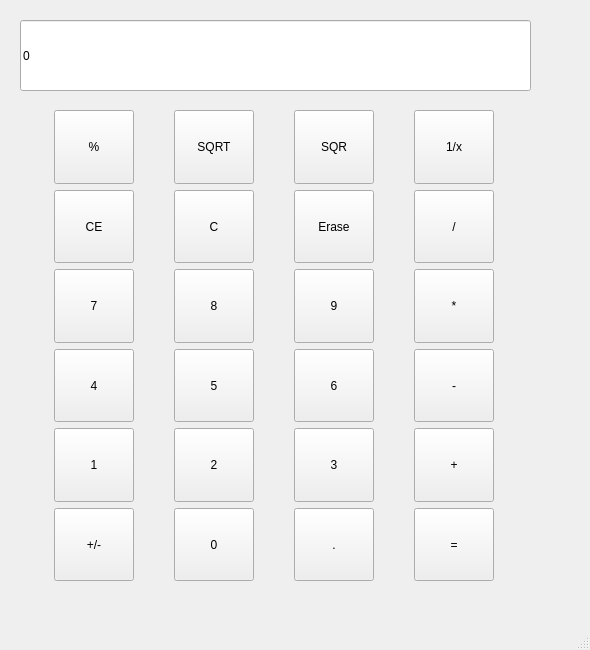
<?xml version="1.0" encoding="UTF-8"?>
<ui version="4.0">
 <class>MainWindow</class>
 <widget class="QMainWindow" name="MainWindow">
  <property name="geometry">
   <rect>
    <x>0</x>
    <y>0</y>
    <width>590</width>
    <height>650</height>
   </rect>
  </property>
  <property name="windowTitle">
   <string>MainWindow</string>
  </property>
  <widget class="QWidget" name="centralwidget">
   <widget class="QWidget" name="gridLayoutWidget">
    <property name="geometry">
     <rect>
      <x>20</x>
      <y>110</y>
      <width>511</width>
      <height>471</height>
     </rect>
    </property>
    <property name="sizePolicy">
     <sizepolicy hsizetype="Fixed" vsizetype="Expanding">
      <horstretch>0</horstretch>
      <verstretch>0</verstretch>
     </sizepolicy>
    </property>
    <layout class="QGridLayout" name="gridLayout">
     <item row="2" column="1">
      <widget class="QPushButton" name="_8_btn">
       <property name="sizePolicy">
        <sizepolicy hsizetype="Fixed" vsizetype="Expanding">
         <horstretch>0</horstretch>
         <verstretch>0</verstretch>
        </sizepolicy>
       </property>
       <property name="text">
        <string>8</string>
       </property>
      </widget>
     </item>
     <item row="1" column="3">
      <widget class="QPushButton" name="nanugi_btn">
       <property name="sizePolicy">
        <sizepolicy hsizetype="Fixed" vsizetype="Expanding">
         <horstretch>0</horstretch>
         <verstretch>0</verstretch>
        </sizepolicy>
       </property>
       <property name="text">
        <string>/</string>
       </property>
      </widget>
     </item>
     <item row="5" column="0">
      <widget class="QPushButton" name="_pm_btn">
       <property name="sizePolicy">
        <sizepolicy hsizetype="Fixed" vsizetype="Expanding">
         <horstretch>0</horstretch>
         <verstretch>0</verstretch>
        </sizepolicy>
       </property>
       <property name="text">
        <string>+/-</string>
       </property>
      </widget>
     </item>
     <item row="5" column="3">
      <widget class="QPushButton" name="equal_btn">
       <property name="sizePolicy">
        <sizepolicy hsizetype="Fixed" vsizetype="Expanding">
         <horstretch>0</horstretch>
         <verstretch>0</verstretch>
        </sizepolicy>
       </property>
       <property name="text">
        <string>=</string>
       </property>
      </widget>
     </item>
     <item row="5" column="1">
      <widget class="QPushButton" name="_0_btn">
       <property name="sizePolicy">
        <sizepolicy hsizetype="Fixed" vsizetype="Expanding">
         <horstretch>0</horstretch>
         <verstretch>0</verstretch>
        </sizepolicy>
       </property>
       <property name="text">
        <string>0</string>
       </property>
      </widget>
     </item>
     <item row="0" column="2">
      <widget class="QPushButton" name="sqr_btn">
       <property name="sizePolicy">
        <sizepolicy hsizetype="Fixed" vsizetype="Expanding">
         <horstretch>0</horstretch>
         <verstretch>0</verstretch>
        </sizepolicy>
       </property>
       <property name="text">
        <string>SQR</string>
       </property>
      </widget>
     </item>
     <item row="5" column="2">
      <widget class="QPushButton" name="dot_btn">
       <property name="sizePolicy">
        <sizepolicy hsizetype="Fixed" vsizetype="Expanding">
         <horstretch>0</horstretch>
         <verstretch>0</verstretch>
        </sizepolicy>
       </property>
       <property name="text">
        <string>.</string>
       </property>
      </widget>
     </item>
     <item row="1" column="0">
      <widget class="QPushButton" name="ce_btn">
       <property name="sizePolicy">
        <sizepolicy hsizetype="Fixed" vsizetype="Expanding">
         <horstretch>0</horstretch>
         <verstretch>0</verstretch>
        </sizepolicy>
       </property>
       <property name="text">
        <string>CE</string>
       </property>
      </widget>
     </item>
     <item row="3" column="1">
      <widget class="QPushButton" name="_5_btn">
       <property name="sizePolicy">
        <sizepolicy hsizetype="Fixed" vsizetype="Expanding">
         <horstretch>0</horstretch>
         <verstretch>0</verstretch>
        </sizepolicy>
       </property>
       <property name="text">
        <string>5</string>
       </property>
      </widget>
     </item>
     <item row="2" column="0">
      <widget class="QPushButton" name="_7_btn">
       <property name="sizePolicy">
        <sizepolicy hsizetype="Fixed" vsizetype="Expanding">
         <horstretch>0</horstretch>
         <verstretch>0</verstretch>
        </sizepolicy>
       </property>
       <property name="text">
        <string>7</string>
       </property>
      </widget>
     </item>
     <item row="3" column="2">
      <widget class="QPushButton" name="_6_btn">
       <property name="sizePolicy">
        <sizepolicy hsizetype="Fixed" vsizetype="Expanding">
         <horstretch>0</horstretch>
         <verstretch>0</verstretch>
        </sizepolicy>
       </property>
       <property name="text">
        <string>6</string>
       </property>
      </widget>
     </item>
     <item row="2" column="3">
      <widget class="QPushButton" name="_gobhagi_btn">
       <property name="sizePolicy">
        <sizepolicy hsizetype="Fixed" vsizetype="Expanding">
         <horstretch>0</horstretch>
         <verstretch>0</verstretch>
        </sizepolicy>
       </property>
       <property name="text">
        <string>*</string>
       </property>
      </widget>
     </item>
     <item row="3" column="3">
      <widget class="QPushButton" name="_minus_btn">
       <property name="sizePolicy">
        <sizepolicy hsizetype="Fixed" vsizetype="Expanding">
         <horstretch>0</horstretch>
         <verstretch>0</verstretch>
        </sizepolicy>
       </property>
       <property name="text">
        <string>-</string>
       </property>
      </widget>
     </item>
     <item row="4" column="1">
      <widget class="QPushButton" name="_2_btn">
       <property name="sizePolicy">
        <sizepolicy hsizetype="Fixed" vsizetype="Expanding">
         <horstretch>0</horstretch>
         <verstretch>0</verstretch>
        </sizepolicy>
       </property>
       <property name="text">
        <string>2</string>
       </property>
      </widget>
     </item>
     <item row="4" column="3">
      <widget class="QPushButton" name="_plus_btn">
       <property name="sizePolicy">
        <sizepolicy hsizetype="Fixed" vsizetype="Expanding">
         <horstretch>0</horstretch>
         <verstretch>0</verstretch>
        </sizepolicy>
       </property>
       <property name="text">
        <string>+</string>
       </property>
      </widget>
     </item>
     <item row="1" column="2">
      <widget class="QPushButton" name="erase_btn">
       <property name="sizePolicy">
        <sizepolicy hsizetype="Fixed" vsizetype="Expanding">
         <horstretch>0</horstretch>
         <verstretch>0</verstretch>
        </sizepolicy>
       </property>
       <property name="text">
        <string>Erase</string>
       </property>
      </widget>
     </item>
     <item row="1" column="1">
      <widget class="QPushButton" name="clear_btn">
       <property name="sizePolicy">
        <sizepolicy hsizetype="Fixed" vsizetype="Expanding">
         <horstretch>0</horstretch>
         <verstretch>0</verstretch>
        </sizepolicy>
       </property>
       <property name="text">
        <string>C</string>
       </property>
      </widget>
     </item>
     <item row="0" column="3">
      <widget class="QPushButton" name="fraction_btn">
       <property name="sizePolicy">
        <sizepolicy hsizetype="Fixed" vsizetype="Expanding">
         <horstretch>0</horstretch>
         <verstretch>0</verstretch>
        </sizepolicy>
       </property>
       <property name="text">
        <string>1/x</string>
       </property>
       <property name="iconSize">
        <size>
         <width>20</width>
         <height>20</height>
        </size>
       </property>
      </widget>
     </item>
     <item row="3" column="0">
      <widget class="QPushButton" name="_4_btn">
       <property name="sizePolicy">
        <sizepolicy hsizetype="Fixed" vsizetype="Expanding">
         <horstretch>0</horstretch>
         <verstretch>0</verstretch>
        </sizepolicy>
       </property>
       <property name="text">
        <string>4</string>
       </property>
      </widget>
     </item>
     <item row="2" column="2">
      <widget class="QPushButton" name="_9_btn">
       <property name="sizePolicy">
        <sizepolicy hsizetype="Fixed" vsizetype="Expanding">
         <horstretch>0</horstretch>
         <verstretch>0</verstretch>
        </sizepolicy>
       </property>
       <property name="text">
        <string>9</string>
       </property>
      </widget>
     </item>
     <item row="4" column="0">
      <widget class="QPushButton" name="_1_btn">
       <property name="sizePolicy">
        <sizepolicy hsizetype="Fixed" vsizetype="Expanding">
         <horstretch>0</horstretch>
         <verstretch>0</verstretch>
        </sizepolicy>
       </property>
       <property name="text">
        <string>1</string>
       </property>
      </widget>
     </item>
     <item row="0" column="1">
      <widget class="QPushButton" name="sqrt_btn">
       <property name="sizePolicy">
        <sizepolicy hsizetype="Fixed" vsizetype="Expanding">
         <horstretch>0</horstretch>
         <verstretch>0</verstretch>
        </sizepolicy>
       </property>
       <property name="text">
        <string>SQRT</string>
       </property>
      </widget>
     </item>
     <item row="4" column="2">
      <widget class="QPushButton" name="_3_btn">
       <property name="sizePolicy">
        <sizepolicy hsizetype="Fixed" vsizetype="Expanding">
         <horstretch>0</horstretch>
         <verstretch>0</verstretch>
        </sizepolicy>
       </property>
       <property name="text">
        <string>3</string>
       </property>
      </widget>
     </item>
     <item row="0" column="0">
      <widget class="QPushButton" name="namuji_btn">
       <property name="sizePolicy">
        <sizepolicy hsizetype="Fixed" vsizetype="Expanding">
         <horstretch>0</horstretch>
         <verstretch>0</verstretch>
        </sizepolicy>
       </property>
       <property name="text">
        <string>%</string>
       </property>
      </widget>
     </item>
    </layout>
   </widget>
   <widget class="QLineEdit" name="num_Edt">
    <property name="geometry">
     <rect>
      <x>20</x>
      <y>20</y>
      <width>511</width>
      <height>71</height>
     </rect>
    </property>
    <property name="text">
     <string>0</string>
    </property>
   </widget>
  </widget>
  <widget class="QMenuBar" name="menubar">
   <property name="geometry">
    <rect>
     <x>0</x>
     <y>0</y>
     <width>590</width>
     <height>26</height>
    </rect>
   </property>
  </widget>
  <widget class="QStatusBar" name="statusbar"/>
 </widget>
 <resources/>
 <connections>
  <connection>
   <sender>_7_btn</sender>
   <signal>clicked()</signal>
   <receiver>MainWindow</receiver>
   <slot>show_number()</slot>
   <hints>
    <hint type="sourcelabel">
     <x>52</x>
     <y>331</y>
    </hint>
    <hint type="destinationlabel">
     <x>112</x>
     <y>292</y>
    </hint>
   </hints>
  </connection>
  <connection>
   <sender>_8_btn</sender>
   <signal>clicked()</signal>
   <receiver>MainWindow</receiver>
   <slot>show_number()</slot>
   <hints>
    <hint type="sourcelabel">
     <x>205</x>
     <y>330</y>
    </hint>
    <hint type="destinationlabel">
     <x>262</x>
     <y>291</y>
    </hint>
   </hints>
  </connection>
  <connection>
   <sender>_9_btn</sender>
   <signal>clicked()</signal>
   <receiver>MainWindow</receiver>
   <slot>show_number()</slot>
   <hints>
    <hint type="sourcelabel">
     <x>354</x>
     <y>340</y>
    </hint>
    <hint type="destinationlabel">
     <x>406</x>
     <y>291</y>
    </hint>
   </hints>
  </connection>
  <connection>
   <sender>_4_btn</sender>
   <signal>clicked()</signal>
   <receiver>MainWindow</receiver>
   <slot>show_number()</slot>
   <hints>
    <hint type="sourcelabel">
     <x>77</x>
     <y>407</y>
    </hint>
    <hint type="destinationlabel">
     <x>131</x>
     <y>436</y>
    </hint>
   </hints>
  </connection>
  <connection>
   <sender>_5_btn</sender>
   <signal>clicked()</signal>
   <receiver>MainWindow</receiver>
   <slot>show_number()</slot>
   <hints>
    <hint type="sourcelabel">
     <x>198</x>
     <y>406</y>
    </hint>
    <hint type="destinationlabel">
     <x>261</x>
     <y>372</y>
    </hint>
   </hints>
  </connection>
  <connection>
   <sender>_6_btn</sender>
   <signal>clicked()</signal>
   <receiver>MainWindow</receiver>
   <slot>show_number()</slot>
   <hints>
    <hint type="sourcelabel">
     <x>322</x>
     <y>407</y>
    </hint>
    <hint type="destinationlabel">
     <x>395</x>
     <y>441</y>
    </hint>
   </hints>
  </connection>
  <connection>
   <sender>_1_btn</sender>
   <signal>clicked()</signal>
   <receiver>MainWindow</receiver>
   <slot>show_number()</slot>
   <hints>
    <hint type="sourcelabel">
     <x>76</x>
     <y>484</y>
    </hint>
    <hint type="destinationlabel">
     <x>139</x>
     <y>505</y>
    </hint>
   </hints>
  </connection>
  <connection>
   <sender>_2_btn</sender>
   <signal>clicked()</signal>
   <receiver>MainWindow</receiver>
   <slot>show_number()</slot>
   <hints>
    <hint type="sourcelabel">
     <x>234</x>
     <y>485</y>
    </hint>
    <hint type="destinationlabel">
     <x>280</x>
     <y>506</y>
    </hint>
   </hints>
  </connection>
  <connection>
   <sender>_3_btn</sender>
   <signal>clicked()</signal>
   <receiver>MainWindow</receiver>
   <slot>show_number()</slot>
   <hints>
    <hint type="sourcelabel">
     <x>369</x>
     <y>485</y>
    </hint>
    <hint type="destinationlabel">
     <x>427</x>
     <y>512</y>
    </hint>
   </hints>
  </connection>
  <connection>
   <sender>_0_btn</sender>
   <signal>clicked()</signal>
   <receiver>MainWindow</receiver>
   <slot>show_number()</slot>
   <hints>
    <hint type="sourcelabel">
     <x>221</x>
     <y>555</y>
    </hint>
    <hint type="destinationlabel">
     <x>274</x>
     <y>590</y>
    </hint>
   </hints>
  </connection>
  <connection>
   <sender>clear_btn</sender>
   <signal>clicked()</signal>
   <receiver>MainWindow</receiver>
   <slot>clear()</slot>
   <hints>
    <hint type="sourcelabel">
     <x>215</x>
     <y>262</y>
    </hint>
    <hint type="destinationlabel">
     <x>280</x>
     <y>221</y>
    </hint>
   </hints>
  </connection>
  <connection>
   <sender>_plus_btn</sender>
   <signal>clicked()</signal>
   <receiver>MainWindow</receiver>
   <slot>operator()</slot>
   <hints>
    <hint type="sourcelabel">
     <x>490</x>
     <y>473</y>
    </hint>
    <hint type="destinationlabel">
     <x>539</x>
     <y>444</y>
    </hint>
   </hints>
  </connection>
  <connection>
   <sender>_minus_btn</sender>
   <signal>clicked()</signal>
   <receiver>MainWindow</receiver>
   <slot>operator()</slot>
   <hints>
    <hint type="sourcelabel">
     <x>450</x>
     <y>406</y>
    </hint>
    <hint type="destinationlabel">
     <x>536</x>
     <y>376</y>
    </hint>
   </hints>
  </connection>
  <connection>
   <sender>_gobhagi_btn</sender>
   <signal>clicked()</signal>
   <receiver>MainWindow</receiver>
   <slot>operator()</slot>
   <hints>
    <hint type="sourcelabel">
     <x>460</x>
     <y>340</y>
    </hint>
    <hint type="destinationlabel">
     <x>541</x>
     <y>303</y>
    </hint>
   </hints>
  </connection>
  <connection>
   <sender>nanugi_btn</sender>
   <signal>clicked()</signal>
   <receiver>MainWindow</receiver>
   <slot>operator()</slot>
   <hints>
    <hint type="sourcelabel">
     <x>441</x>
     <y>257</y>
    </hint>
    <hint type="destinationlabel">
     <x>505</x>
     <y>217</y>
    </hint>
   </hints>
  </connection>
  <connection>
   <sender>sqrt_btn</sender>
   <signal>clicked()</signal>
   <receiver>MainWindow</receiver>
   <slot>change()</slot>
   <hints>
    <hint type="sourcelabel">
     <x>240</x>
     <y>185</y>
    </hint>
    <hint type="destinationlabel">
     <x>281</x>
     <y>139</y>
    </hint>
   </hints>
  </connection>
  <connection>
   <sender>sqr_btn</sender>
   <signal>clicked()</signal>
   <receiver>MainWindow</receiver>
   <slot>change()</slot>
   <hints>
    <hint type="sourcelabel">
     <x>355</x>
     <y>184</y>
    </hint>
    <hint type="destinationlabel">
     <x>399</x>
     <y>140</y>
    </hint>
   </hints>
  </connection>
  <connection>
   <sender>fraction_btn</sender>
   <signal>clicked()</signal>
   <receiver>MainWindow</receiver>
   <slot>change()</slot>
   <hints>
    <hint type="sourcelabel">
     <x>477</x>
     <y>190</y>
    </hint>
    <hint type="destinationlabel">
     <x>536</x>
     <y>137</y>
    </hint>
   </hints>
  </connection>
  <connection>
   <sender>_pm_btn</sender>
   <signal>clicked()</signal>
   <receiver>MainWindow</receiver>
   <slot>change()</slot>
   <hints>
    <hint type="sourcelabel">
     <x>64</x>
     <y>555</y>
    </hint>
    <hint type="destinationlabel">
     <x>140</x>
     <y>590</y>
    </hint>
   </hints>
  </connection>
  <connection>
   <sender>ce_btn</sender>
   <signal>clicked()</signal>
   <receiver>MainWindow</receiver>
   <slot>clear_one()</slot>
   <hints>
    <hint type="sourcelabel">
     <x>76</x>
     <y>258</y>
    </hint>
    <hint type="destinationlabel">
     <x>130</x>
     <y>220</y>
    </hint>
   </hints>
  </connection>
  <connection>
   <sender>erase_btn</sender>
   <signal>clicked()</signal>
   <receiver>MainWindow</receiver>
   <slot>erase()</slot>
   <hints>
    <hint type="sourcelabel">
     <x>359</x>
     <y>255</y>
    </hint>
    <hint type="destinationlabel">
     <x>411</x>
     <y>220</y>
    </hint>
   </hints>
  </connection>
  <connection>
   <sender>equal_btn</sender>
   <signal>clicked()</signal>
   <receiver>MainWindow</receiver>
   <slot>result()</slot>
   <hints>
    <hint type="sourcelabel">
     <x>460</x>
     <y>546</y>
    </hint>
    <hint type="destinationlabel">
     <x>546</x>
     <y>530</y>
    </hint>
   </hints>
  </connection>
  <connection>
   <sender>namuji_btn</sender>
   <signal>clicked()</signal>
   <receiver>MainWindow</receiver>
   <slot>operator()</slot>
   <hints>
    <hint type="sourcelabel">
     <x>117</x>
     <y>172</y>
    </hint>
    <hint type="destinationlabel">
     <x>154</x>
     <y>132</y>
    </hint>
   </hints>
  </connection>
  <connection>
   <sender>dot_btn</sender>
   <signal>clicked()</signal>
   <receiver>MainWindow</receiver>
   <slot>show_number()</slot>
   <hints>
    <hint type="sourcelabel">
     <x>370</x>
     <y>577</y>
    </hint>
    <hint type="destinationlabel">
     <x>405</x>
     <y>613</y>
    </hint>
   </hints>
  </connection>
 </connections>
 <slots>
  <slot>show_number()</slot>
  <slot>clear()</slot>
  <slot>operator()</slot>
  <slot>change()</slot>
  <slot>clear_one()</slot>
  <slot>erase()</slot>
  <slot>result()</slot>
 </slots>
</ui>
